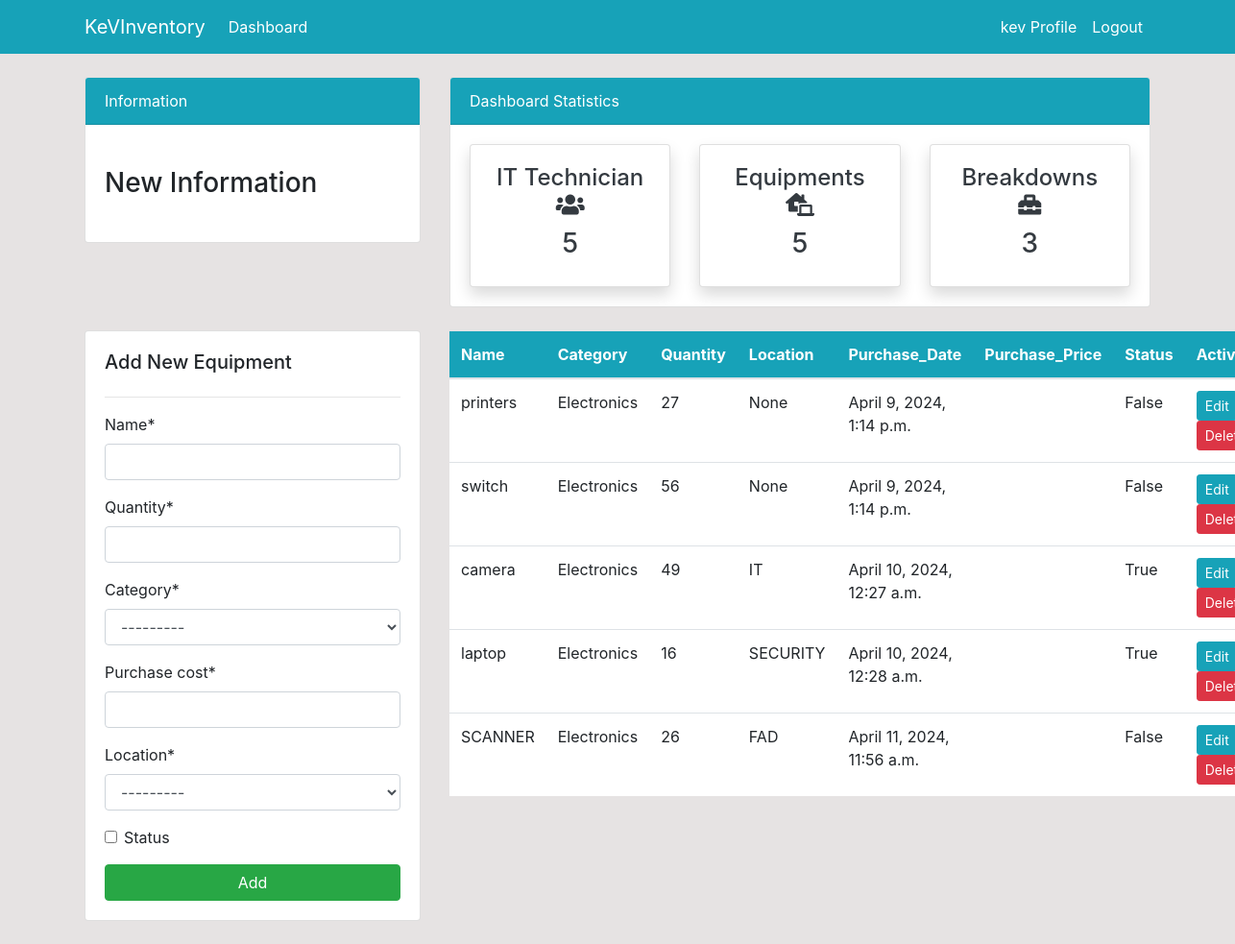
/products/ (signed in), run on the app's committed database.
### dashboard/models.py (models this page shows, shortened)
class Product(models.Model):
    name = models.CharField(max_length=100, null=True)
    quantity = models.PositiveIntegerField(null=True)
    category = models.CharField(max_length=50, choices=CATEGORY, null=True)
    purchase_date = models.DateTimeField(auto_now=True)
    purchase_cost = models.PositiveIntegerField(null=True)
    location = models.CharField(max_length=100, choices=DEPART, null=True)
    status = models.BooleanField(default=False)

### dashboard/views.py (the view)
# urls.py: path('products/', views.products, name='dashboard-products'),
@login_required(login_url='user-login')
def products(request):
    product = Product.objects.all()
    product_count = product.count()
    customer = User.objects.filter(groups=2)
    customer_count = customer.count()
    order = Order.objects.all()
    order_count = order.count()
    product_quantity = Product.objects.filter(name='')
    if request.method == 'POST':
        form = ProductForm(request.POST)
        if form.is_valid():
            form.save()
            product_name = form.cleaned_data.get('name')
            messages.success(request, f'{product_name} has been added')
            return redirect('dashboard-products')
    else:
        form = ProductForm()
    context = {
        'product': product,
        'form': form,
        'customer_count': customer_count,
        'product_count': product_count,
        'order_count': order_count,
    }
    return render(request, 'dashboard/products.html', context)

### dashboard/forms.py
class ProductForm(forms.ModelForm):
    class Meta:
        model = Product
        fields = '__all__'

### templates/dashboard/products.html (shortened to what this page needs)
{% extends 'partials/base.html' %}
{% load crispy_forms_tags %}
{% block content %}
{% include 'partials/topside.html' %}
<div class="row my-4">
    <div class="col-md-4">
        <div class="card card-body">
            <h5>Add New Equipment</h5>
            <hr>
            <form method="POST">
                {{ form|crispy }}
                <input class="btn btn-success btn-block" type="submit" value="Add">
            </form>
        </div>
    </div>
    <div class="col-md-8">
        <table class="table bg-white">
            <thead class="bg-info text-white">
                <tr>
                    <th scope="col">Name</th>
                    <th scope="col">Category</th>
                    <th scope="col">Quantity</th>
                    <th scope="col">Location</th>
                    <th scope="col">Purchase_Date</th>
                    <th scope="col">Purchase_Price</th>
                    <th scope="col">Status</th>
                    <th scope="col">Activity</th>
                </tr>
            </thead>
            <tbody>
                {% for product in product %}
                <tr>
                    <td>{{ product.name }}</td>
                    <td>{{ product.category }}</td>
                    <td>{{ product.quantity }}</td>
                    <td>{{ product.location }}</td>
                    <td>{{ product.purchase_date }}</td>
                    <td>{{ product.purchase_price }}</td>
                    <td>{{ product.status }}</td>
                    <td>
                        <a class="btn btn-info btn-sm mr-2"
                            href="{% url 'dashboard-products-edit' product.id %}">Edit</a>
                        <a class="btn btn-danger btn-sm ml-0"
                            href="{% url 'dashboard-products-delete' product.id %}">Delete</a>
                    </td>
                </tr>
                {% endfor %}
            </tbody>
        </table>
    </div>
</div>
{% endblock %}

### templates/partials/nav.html (shortened to what this page needs)
<nav class="navbar navbar-expand-lg navbar-info bg-info">
    <div class="container">
        {% if user.is_authenticated %}
        <a class="navbar-brand text-white" href="{% url 'dashboard-index' %}">KeVInventory</a>
        <div class="collapse navbar-collapse" id="navbarSupportedContent">
            <ul class="navbar-nav mr-auto">
                <li class="nav-item active">
                    <a class="nav-link text-white" href="{% url 'dashboard-index' %}">Dashboard </a>
                </li>
            </ul>
            <ul class="navbar-nav ml-auto">
                <li class="nav-item active">
                    <a class="nav-link text-white" href="{% url 'user-profile' %}">{{ user.username }} Profile
                        <span class="sr-only">(current)</span></a>
                </li>
                <li class="nav-item">
                    <a class="nav-link text-white" href="{% url 'user-logout' %}">Logout</a>
                </li>
            </ul>
            {% endif %}
        </div>
    </div>
</nav>

### static/style.css (style rules this page uses)
body { background: rgb(230, 227, 227); }

### data on the page
Product: name "printers", category "Electronics", quantity "27", location "None", purchase_date "April 9, 2024, 1:14 p.m.", status "False"
Product: name "switch", category "Electronics", quantity "56", location "None", purchase_date "April 9, 2024, 1:14 p.m.", status "False"
Product: name "camera", category "Electronics", quantity "49", location "IT", purchase_date "April 10, 2024, 12:27 a.m.", status "True"
Product: name "laptop", category "Electronics", quantity "16", location "SECURITY", purchase_date "April 10, 2024, 12:28 a.m.", status "True"
Product: name "SCANNER", category "Electronics", quantity "26", location "FAD", purchase_date "April 11, 2024, 11:56 a.m.", status "False"

### other printed values
{{ user.username }} "kev"
{{ customer_count }} "5"
{{ product_count }} "5"
{{ order_count }} "3"
